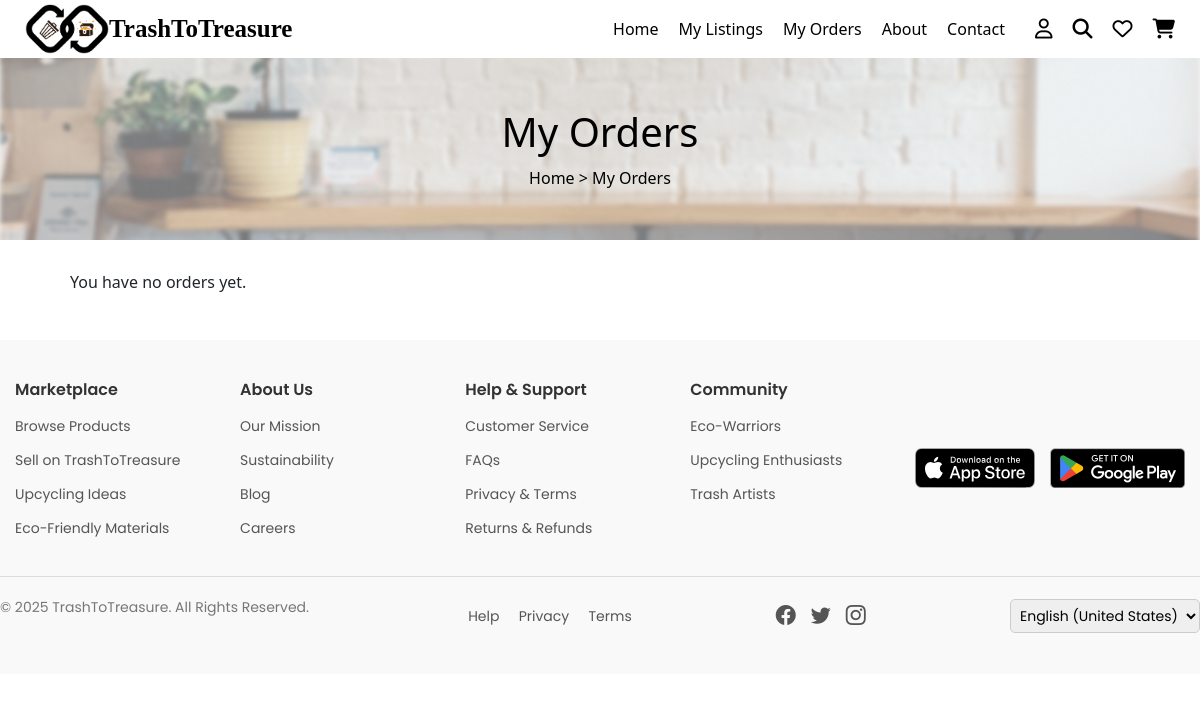
Before: /my-orders/ (signed in) with the older database file.
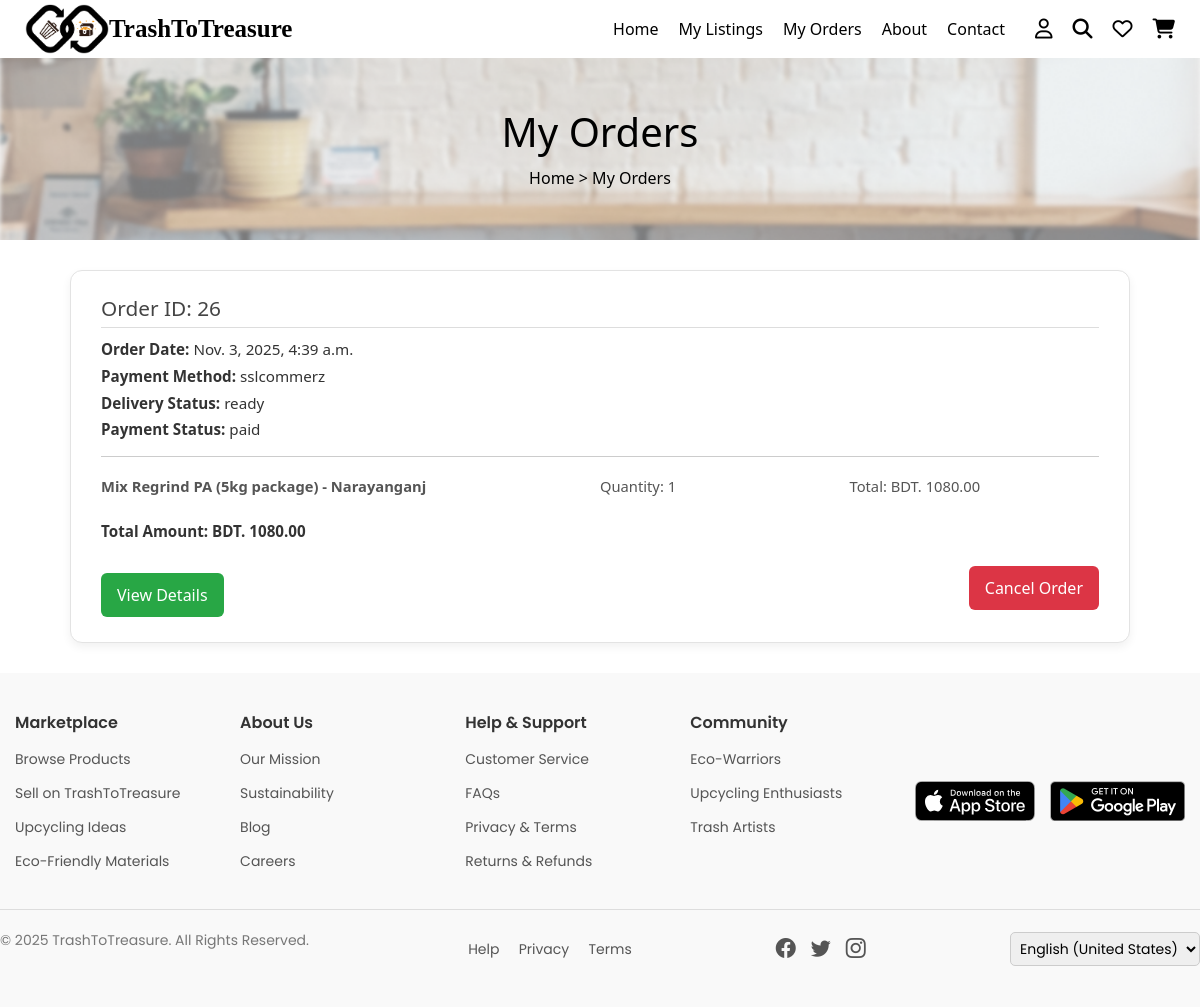
After: the same page with the newer database file.
### marketplace/models.py (models this page shows, shortened)
class Order(models.Model):
    PAYMENT_CHOICES = [
        ('sslcommerz', 'SSLCommerz'),
        ('cod', 'Cash on Delivery'),
    ]
    PAYMENT_STATUS_CHOICES = [
        ('pending', 'Pending'),
        ('paid', 'Paid'),
        ('failed', 'Failed'),
    ]
    DELIVERY_STATUS_CHOICES = [
        ('ready', 'Ready to Ship'),
        ('packed', 'Packed'),
        ('on_the_way', 'On the Way'),
        ('delivered', 'Delivered'),
        ('cancelled', 'Cancelled'),
        ('returned', 'Returned'),
    ]
    buyer = models.ForeignKey(User, on_delete=models.CASCADE)
    first_name = models.CharField(max_length=50, blank=True, null=True)
    last_name = models.CharField(max_length=50, blank=True, null=True)
    company = models.CharField(max_length=100, blank=True, null=True)
    country = models.CharField(max_length=50, blank=True, null=True)
    street_address = models.CharField(max_length=255, blank=True, null=True)
    city = models.CharField(max_length=50, blank=True, null=True)
    state = models.CharField(max_length=50, blank=True, null=True)
    zip_code = models.CharField(max_length=10, blank=True, null=True)
    phone = models.CharField(max_length=20, blank=True, null=True)
    email = models.EmailField(blank=True, null=True)
    payment_method = models.CharField(max_length=20, choices=PAYMENT_CHOICES)
    payment_status = models.CharField(max_length=20, choices=PAYMENT_STATUS_CHOICES, default='pending')
    delivery_status = models.CharField(max_length=20, choices=DELIVERY_STATUS_CHOICES, default='ready')
    total_amount = models.DecimalField(max_digits=10, decimal_places=2)
    created_at = models.DateTimeField(auto_now_add=True)
    assigned_delivery_guy = models.ForeignKey(
        User,
        on_delete=models.SET_NULL,
        null=True,
        blank=True,
        related_name='assigned_orders'
    )
    expected_delivery = models.DateTimeField(null=True, blank=True)

class OrderItem(models.Model):
    order = models.ForeignKey(Order, on_delete=models.CASCADE, related_name='items')
    content_type = models.ForeignKey(ContentType, on_delete=models.CASCADE)
    object_id = models.PositiveIntegerField()
    item = GenericForeignKey('content_type', 'object_id')
    quantity = models.PositiveIntegerField()
    price = models.DecimalField(max_digits=10, decimal_places=2)

class TrashItem(models.Model):
    material_name = models.CharField(max_length=255, default="")  # Change as needed
    category = models.CharField(max_length=100, default="")  # Change as needed
    description = models.TextField()
    condition = models.CharField(max_length=50, default="")  # Set a meaningful default
    quantity = models.IntegerField(default=0)
    price = models.DecimalField(max_digits=10, decimal_places=2)
    trash_point = models.CharField(max_length=255, default="")  # Set a meaningful default
    images = models.ImageField(upload_to='waste_images/', blank=True, null=True)
    location = models.CharField(max_length=255, default="")  # Set a meaningful default
    product_status = models.CharField(max_length=20, choices=PRODUCT_STATUS_CHOICES, default='')
    delivery_status = models.CharField(max_length=20, choices=DELIVERY_STATUS_CHOICES, default='')
    slug = models.SlugField(max_length=255, unique=True, blank=True)
    listing_date = models.DateTimeField(auto_now_add=True)
    last_updated = models.DateTimeField(auto_now=True, null=True, blank=True)
    tags = models.CharField(max_length=255, blank=True, null=True)
    rating = models.DecimalField(max_digits=3, decimal_places=2, default=0.0)
    reviews = GenericRelation(Review)
    def __str__(self):
        return f"{self.material_name} - {self.trash_point}"

### marketplace/views.py (the view)
# urls.py: path('my-orders/', views.my_orders, name='my_orders'),
@login_required
def my_orders(request):
    orders = Order.objects.filter(buyer=request.user)  # Assuming user is a ForeignKey in Order model
    context = {
        'orders': orders
    }
    return render(request, 'my_orders.html', context)

### marketplace/templates/my_orders.html (shortened to what this page needs)
{% load static %}
{% include "header.html" %}
<!DOCTYPE html>
<html lang="en">
<head>
    <link rel="stylesheet" href="{% static 'css/my_orders.css' %}">
</head>
<body>
    <section class="product-banner">
        <h2>My Orders</h2>
        <p><a href="/">Home</a> > My Orders</p>
    </section>
    <div class="my-orders-container">
        <div class="order-grid">
            {% for order in orders %}
                <div class="order-card">
                    <h3>Order ID: {{ order.id }}</h3>
                    <p><strong>Order Date:</strong> {{ order.created_at }}</p>
                    <p><strong>Payment Method:</strong> {{ order.payment_method }}</p>
                    <p><strong>Delivery Status:</strong> {{ order.delivery_status }}</p>
                    <p><strong>Payment Status:</strong> {{ order.payment_status }}</p>
                    <div class="order-items">
                        {% for item in order.items.all %}
                            <div class="order-item">
                                <p><strong>
                                    {% if item.item %}
                                        {{ item.item }}
                                    {% else %}
                                        No product found
                                    {% endif %}
                                </strong></p>
                                <p>Quantity: {{ item.quantity }}</p>
                                <p>Total: BDT. {{ item.price }}</p>
                            </div>
                        {% endfor %}
                    </div>
                    <div class="order-total">
                        <p><strong>Total Amount: </strong>BDT. {{ order.total_amount }}</p>
                    </div>
                    <div style="display: flex; justify-content: space-between; align-items: center; margin-top: 15px;">
                        <a href="{% url 'order_details' order.id %}" class="view-details-btn">View Details</a>
                        {% if order.delivery_status|lower == 'ready' or order.delivery_status|lower == 'packed' %}
                            <form method="POST" action="{% url 'cancel_order' order.id %}">
                                <button type="submit" class="cancel-order-btn">Cancel Order</button>
                            </form>
                        {% elif order.delivery_status|lower == 'on_the_way' %}
                            <button class="cancel-disabled-btn" onclick="alert('Order is on the way. You cannot cancel it now.')">Cancel Order</button>
                        {% endif %}
                    </div>
                </div>
            {% empty %}
                <p>You have no orders yet.</p>
            {% endfor %}
        </div>
    </div>
    {% include "footer.html" %}
</body>
</html>

### marketplace/templates/header.html (shortened to what this page needs)
{% load static %}
<!DOCTYPE html>
<html lang="en">
<head>
    <link rel="stylesheet" href="https://cdnjs.cloudflare.com/ajax/libs/font-awesome/6.5.1/css/all.min.css">
</head>
<body>
<div class="header">
    <div class="logo">
        <img src="/static/images/logo.png" alt="TrashToTreasure Logo">
        <h1>TrashToTreasure</h1>
    </div>
    <div class="nav-links">
        {% if user.is_authenticated %}
            {% if user.role == 'driver' %}
                <a href="{% url 'driver_dashboard' %}">Home</a>
            {% else %}
                <a href="{% url 'home' %}">Home</a>
            {% endif %}
        {% else %}
            <a href="{% url 'home' %}">Home</a>
        {% endif %}
        {% if request.user.is_authenticated and request.user.role == 'artisan' %}
            <a href="{% url 'listed_products'  %}">My Listings</a>
        {% endif %}
        {% if request.user.is_authenticated %}
            {% if request.user.role == 'artisan' or request.user.role == 'buyer' %}
                <a href="{% url 'my_orders'  %}">My Orders</a>
            {% endif %}
        {% endif %}
        <a href="/about/">About</a>
        <a href="/contact/">Contact</a>
    </div>
    <div class="icons">
        {% if user.is_authenticated %}
            {% if user.role == 'artisan' %}
                <a href="{% url 'artisan_profile' %}"><i class="fa-regular fa-user"></i></a>
            {% elif user.role == 'buyer' %}
                <a href="{% url 'buyer_profile' %}"><i class="fa-regular fa-user"></i></a>
            {% elif user.role == 'driver' %}
                <a href="{% url 'driver_profile' %}"><i class="fa-regular fa-user"></i></a>
            {% endif %}
        {% else %}
            <a href="{% url 'login' %}"><i class="fa-regular fa-user"></i></a>
        {% endif %}
        {% if request.user.is_authenticated %}
            {% if request.user.role == 'artisan' or request.user.role == 'buyer' %}
                <a href="{% url 'search_results' %}"><i class="fa-solid fa-magnifying-glass"></i></a>
                <a href="#"><i class="fa-regular fa-heart"></i></a>
                <a href="/cart/"><i class="fa-solid fa-cart-shopping"></i></a>
            {% endif %}
        {% endif %}
    </div>
</div>
</body>
</html>

### marketplace/templates/footer.html (shortened to what this page needs)
{% load static %}
<!DOCTYPE html>
<html lang="en">
<head>
    <link rel="stylesheet" href="{% static 'css/footer.css' %}">
    <link href="https://cdn.jsdelivr.net/npm/bootstrap@5.3.0/dist/css/bootstrap.min.css" rel="stylesheet">
    <link rel="stylesheet" href="https://cdn.jsdelivr.net/npm/bootstrap-icons/font/bootstrap-icons.css">
</head>
<body>
    <footer class="footer">
        <div class="footer-container">
            <div class="footer-column">
                <h3>Marketplace</h3>
                <ul>
                    <li><a href="#">Browse Products</a></li>
                    <li><a href="#">Sell on TrashToTreasure</a></li>
                    <li><a href="#">Upcycling Ideas</a></li>
                    <li><a href="#">Eco-Friendly Materials</a></li>
                </ul>
            </div>
            <div class="footer-column">
                <h3>About Us</h3>
                <ul>
                    <li><a href="#">Our Mission</a></li>
                    <li><a href="#">Sustainability</a></li>
                    <li><a href="#">Blog</a></li>
                    <li><a href="#">Careers</a></li>
                </ul>
            </div>
            <div class="footer-column">
                <h3>Help & Support</h3>
                <ul>
                    <li><a href="#">Customer Service</a></li>
                    <li><a href="#">FAQs</a></li>
                    <li><a href="#">Privacy & Terms</a></li>
                    <li><a href="#">Returns & Refunds</a></li>
                </ul>
            </div>
            <div class="footer-column">
                <h3>Community</h3>
                <ul>
                    <li><a href="#">Eco-Warriors</a></li>
                    <li><a href="#">Upcycling Enthusiasts</a></li>
                    <li><a href="#">Trash Artists</a></li>
                </ul>
            </div>
            <div class="footer-column app-links">
                <a href="#"><img src="/static/images/app-store.svg" alt="Download on the App Store" class="app-button"></a>
                <a href="#"><img src="/static/images/play-store.png" alt="Get it on Google Play" class="app-button"></a>
            </div>
        </div>
        <div class="footer-bottom">
            <p>&copy; 2025 TrashToTreasure. All Rights Reserved.</p>
            <div class="footer-links">
                <a href="#">Help</a>
                <a href="#">Privacy</a>
                <a href="#">Terms</a>
            </div>
            <div class="social-icons">
                <a href="#" class="bi bi-facebook"></a>
                <a href="#" class="bi bi-twitter"></a>
                <a href="#" class="bi bi-instagram"></a>
            </div>
            <div class="language-selector">
                <select>
                    <option>English (United States)</option>
                </select>
            </div>
        </div>
    </footer>
</body>
</html>

### marketplace/static/css/my_orders.css (style rules this page uses)
.product-banner { text-align: center; padding: 50px 0; background: url('/static/images/bg.png') no-repeat center; background-size: cover; color: #000; }
.product-banner h2 { font-size: 40px; margin: 0; }
.product-banner p { margin: 10px 0 0; }
.product-banner a { color: #000; text-decoration: none; }
h2 { font-size: 24px; margin-bottom: 20px; color: #333; }
form { display: flex; flex-direction: column; gap: 15px; }
.my-orders-container { max-width: 1100px; margin: 0 auto; padding: 30px 20px; }
.order-grid { display: flex; flex-direction: column; gap: 30px; }
.order-card { background-color: #ffffff; padding: 25px 30px; border: 1px solid #e3e3e3; border-radius: 12px; box-shadow: 0 4px 10px rgba(0, 0, 0, 0.06); transition: transform 0.2s ease; }
.order-card h3 { color: #444; margin-bottom: 10px; font-size: 1.3rem; border-bottom: 1px solid #ddd; padding-bottom: 6px; }
.order-card p { margin: 4px 0; font-size: 0.95rem; color: #333; }
.order-items { margin-top: 15px; padding-top: 10px; border-top: 1px solid #ccc; }
.order-item { display: grid; grid-template-columns: 2fr 1fr 1fr; padding: 8px 0; border-bottom: 1px dashed #ddd; }
.order-item:last-child { border-bottom: none; }
.order-item p { margin: 0; font-size: 0.92rem; color: #555; }
.order-total { margin-top: 15px; font-weight: bold; color: #222; font-size: 1rem; }
.view-details-btn { display: inline-block; margin-top: 15px; padding: 10px 16px; background-color: #28a745; color: #fff; border-radius: 6px; text-decoration: none; font-weight: 500; transition: background-color 0.3s ease; }
.cancel-order-btn { padding: 10px 16px; background-color: #dc3545; color: #fff; border: none; border-radius: 6px; cursor: pointer; font-weight: 500; transition: background-color 0.3s ease; }

### marketplace/static/css/footer.css (style rules this page uses)
.footer { background-color: #f9f9f9; padding: 40px 0; font-family: 'Poppins', sans-serif; color: #333; }
.footer-container { display: flex; justify-content: space-between; max-width: 1200px; margin: auto; padding-bottom: 20px; border-bottom: 1px solid #ddd; }
.footer-column { flex: 1; padding: 0 15px; }
.footer-column h3 { font-size: 16px; font-weight: 600; margin-bottom: 15px; }
.footer-column ul { list-style: none; padding: 0; }
.footer-column ul li { margin-bottom: 10px; }
.footer-column ul li a { text-decoration: none; color: #555; font-size: 14px; }
.app-links { display: flex; gap: 15px; align-items: center; }
.app-button { height: 40px; width: auto !important; }
.footer-bottom { display: flex; justify-content: space-between; align-items: center; padding-top: 20px; max-width: 1200px; margin: auto; }
.footer-bottom p { font-size: 14px; color: #777; }
.footer-links a { margin-left: 15px; font-size: 14px; text-decoration: none; color: #555; }
.social-icons { display: flex; gap: 15px; }
.social-icons a { font-size: 20px; color: #555; text-decoration: none; transition: color 0.3s; }
.language-selector select { padding: 5px; font-size: 14px; border: 1px solid #ccc; border-radius: 5px; }

### marketplace/templates/header.html (style rules this page uses)
* { margin: 0; padding: 0; box-sizing: border-box; }
body { font-family: Arial, sans-serif; background: #fff; }
.header { display: flex; justify-content: space-between; align-items: center; padding: 4px 25px; box-shadow: 0 2px 8px rgba(0, 0, 0, 0.1); background: #fff; }
.logo { left: 10px; display: flex; align-items: center; }
.logo img { height: 50px; width: auto; margin-right: 0px; }
.logo h1 { font-size: 25px; font-weight: bold; color: #000; margin: 0; font-family: tahoma; }
.nav-links { display: flex; gap: 20px; margin-left: auto; }
.nav-links a { text-decoration: none; color: #000; font-size: 16px; transition: color 0.3s ease; }
.icons { display: flex; gap: 20px; margin-left: 30px; }
.icons a { color: #000; font-size: 20px; transition: color 0.3s ease; }

Changed rows visible on the page:
added Order: id "26", created_at "Nov. 3, 2025, 4:39 a.m.", payment_method "sslcommerz", delivery_status "ready", payment_status "paid", total_amount "1080.00", shows "Cancel Order"
added OrderItem: item "Mix Regrind PA (5kg package) - Narayanganj", quantity "1", price "1080.00"
Other visible differences:
text no longer shown: "You have no orders yet."
